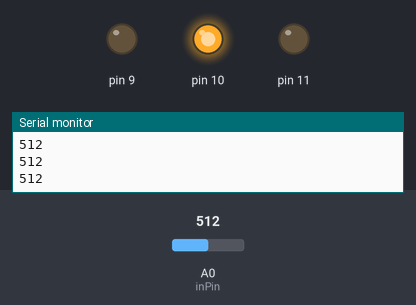
The sketch below on a simulated Arduino Uno, built with avr-gcc and run on an emulated ATmega328P. Parts: output pins drawn as LEDs (lit = HIGH), the last lines printed to the serial monitor. The inputs (shaded band) are chosen by the test bench; at power-on: A0 (inPin) = 512.

Above: at 1.2 s.
1.3 s: A0 (inPin) set to 430
At 2.4 s:
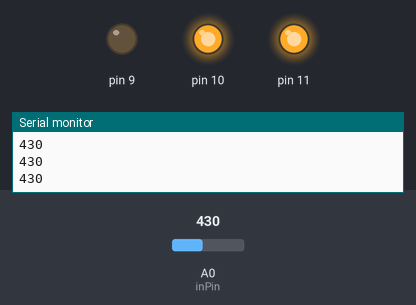
2.8 s: A0 (inPin) set to 282
At 3.6 s:
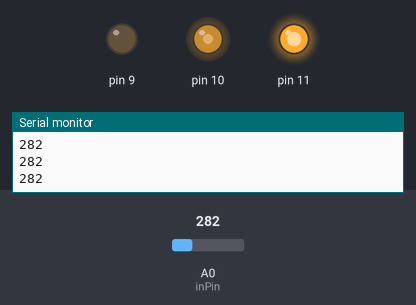
4.3 s: A0 (inPin) set to 302
At 4.7 s:
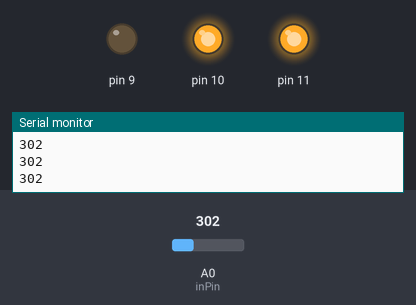
5.8 s: A0 (inPin) set to 450
At 7.0 s:
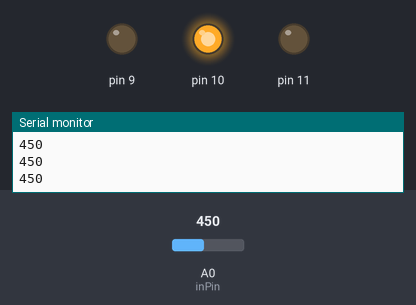
7.3 s: A0 (inPin) set to 596
At 8.2 s:
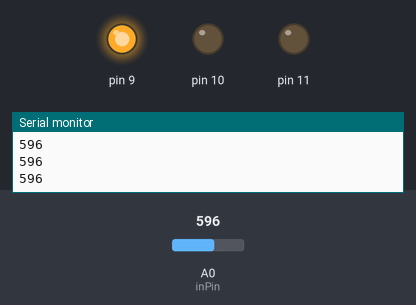
8.8 s: A0 (inPin) set to 576
At 9.4 s:
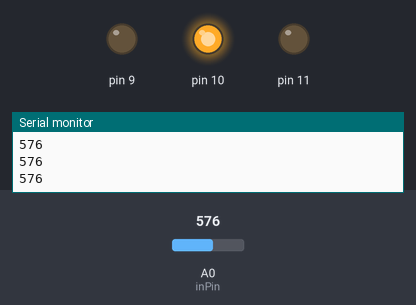
Timing chart, 0 to 11.3 s (numbered marks = the images above; inputs shaded):
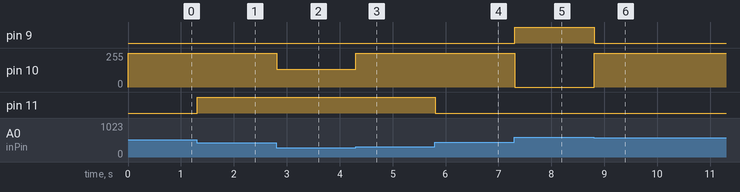

Measured:
- after the input at 1.3 s, pin 11: LOW → HIGH at once
- after the input at 2.8 s, pin 10: 255/255 → 132/255 at once
- after the input at 4.3 s, pin 10: 132/255 → 255/255 at once
- after the input at 5.8 s, pin 11: HIGH → LOW at once
- after the input at 7.3 s, pin 9: LOW → HIGH at once; pin 10: 255/255 → 0/255 at once
- after the input at 8.8 s, pin 9: HIGH → LOW at once; pin 10: 0/255 → 255/255 at once

The sketch:

code.ino
```cpp
int inPin = A0;
int val;
int x;
void setup() {
  Serial.begin(9600);
    pinMode(9, OUTPUT);
    pinMode(10, OUTPUT);
    pinMode(11, OUTPUT);

}

void loop() {
  x=(analogRead(inPin));
    Serial.println(x);
    if(x<=146) { //red
      analogWrite(11, 255);
      analogWrite(10, 0);
      analogWrite(9, 0);
    }
    else if(x>147 && x<=292)
    {
      analogWrite(11, 255);
    analogWrite(10, 132);
    analogWrite(9, 0);

    }
  else if(x>293 && x<=439)
  {
    analogWrite(11, 255);
    analogWrite(10, 255);
    analogWrite(9, 0);

  }
    else if(x>440 && x<=585)
    {
    analogWrite(11, 0);
    analogWrite(10, 255);
    analogWrite(9, 0);

    }
    else if(x>586 && x<=731) //blue
    {
      analogWrite(11, 0);
    analogWrite(10, 0);
    analogWrite(9, 255);

    }
    else if(x>732 && x<=886) //indigo
    {
      analogWrite(11, 170);
    analogWrite(10, 0);
    analogWrite(9, 255);

    }
    else { //vilot
      analogWrite(11, 255);
    analogWrite(10, 0);
    analogWrite(9, 255);

    }
}
```
